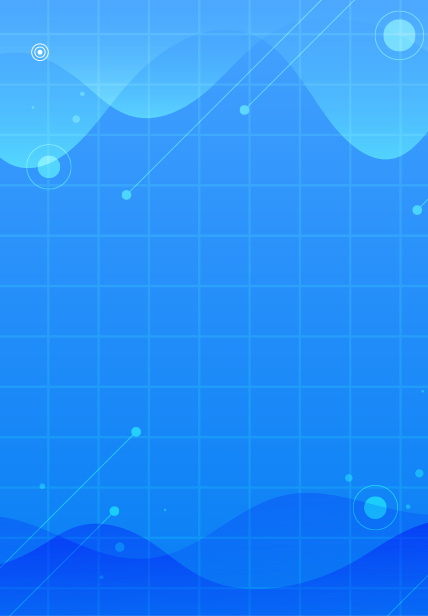
#> input picture Images/Signin.jpg, 428 x 616 px; its folder holds only this picture in this run
$ python -i segmentation.py   (imports and definitions only)
#> lines starting #> are read from the running program, lines starting #| are printed output that depends on the picture; after the words box and inside, x2 and y2 are one past the last pixel; in counts of white or black regions, pixels touching at a corner belong together
import numpy

from scipy.interpolate import RegularGridInterpolator as rgi
from scipy import ndimage

from skimage.segmentation import watershed
from skimage.morphology import h_minima
from skimage.morphology import label

from sklearn.cluster import k_means


# [42 lines left out: functions readRawVolumeImage, innerRectangle2D, not called in this run]


def thresholdvalue_otsu(data, nBin=256):
    hist = numpy.histogram(data, nBin)
    p = hist[0]/sum(hist[0])
    edges = hist[1]
    bin_m1 = numpy.array([numpy.mean(data[numpy.logical_and(edges[i] <= data, data < edges[i+1])])if i < nBin-1 else numpy.mean(data[numpy.logical_and(edges[i] <= data, data <= edges[i+1])]) for i in range(nBin)])
    bin_m1[p == 0] = 0
    w1 = numpy.cumsum(p)
    mu1 = numpy.cumsum(p*bin_m1)
    objective = (mu1[-1]*w1-mu1)**2/(w1*(1-w1))
    return edges[1+numpy.nanargmax(objective)]


# [34 lines left out: function thresholdvalue_KI, not called in this run]


def binarize_globalThreshold(image, method, *args, **kwargs):
    if method == 'otsu':
        s = numpy.shape(image)
        if len(s)==2:
            thresh = thresholdvalue_otsu(image.flatten(), *args, **kwargs)
            binarized = image < thresh
        else:
            thresh = thresholdvalue_otsu(image[:,:,1].flatten(), *args, **kwargs)
            binarized = numpy.zeros((s[0],s[1]))
            for i in range(s[0]):
                for j in range(s[1]):
                    if image[i][j][1] > thresh:
                        binarized[i][j] = 1
    elif method == 'KI':
        s = numpy.shape(image)
        if len(s)==2:
            thresh = thresholdvalue_KI(image.flatten(), *args, **kwargs)
            binarized = image < thresh
        else:
            thresh = thresholdvalue_KI(image[:,:,1].flatten(), *args, **kwargs)
            binarized = numpy.zeros((s[0],s[1]))
            for i in range(s[0]):
                for j in range(s[1]):
                    if image[i][j][1] > thresh:
                        binarized[i][j] = 1

    binarized = numpy.array(binarized, dtype=bool)
    return thresh, binarized


# [98 lines left out: functions obtain_nWin, obtain_margins, slidingOperation, obtain_interpolationCoord, binarize_Niblack, binarize_Sauvola, not called in this run]


def label_watershed(image):
    thresh, binary = binarize_globalThreshold(image, 'otsu')
    gradMag = ndimage.gaussian_gradient_magnitude(image.astype(float), 1.5)
    # wb = numpy.sum(binary)/binary.size
    tol = numpy.sqrt(max(numpy.var(gradMag[binary]), numpy.var(gradMag[~binary])))
    markers = ndimage.label(h_minima(gradMag, tol))[0]

    labels = watershed(gradMag, markers=markers)

    (values, counts) = numpy.unique(labels[binary], return_counts=True)
    labelBG = values[numpy.argmax(counts)]
    binary = labels != labelBG
    labels[labels == 0] = labelBG
    labels[binary] = 0
    return thresh, binary, labels


def findLabels(image_binary):
    return label(image_binary, background=True)

# [6 lines left out: function binarize_kmeans, not called in this run]

>>> import cv2
>>> picture = cv2.imread('Images/Signin.jpg', cv2.IMREAD_GRAYSCALE)
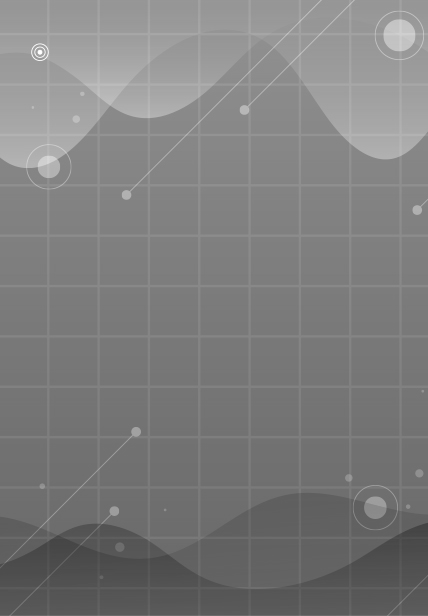
#> picture: shape (616, 428); min 67, max 255, mean 125.6
>>> result = label_watershed(picture)
#> in thresholdvalue_otsu, `p = hist[0]/sum(hist[0])`: p = 256 values, max 0.0314 at index 80, min 0 at index 3, mean 0.00391
#> in thresholdvalue_otsu, `edges = hist[1]`: edges = 257 values from 67 to 255
#> in thresholdvalue_otsu, `w1 = numpy.cumsum(p)`: w1 = 256 values from 1.14e-05 to 1
#> in thresholdvalue_otsu, `mu1 = numpy.cumsum(p*bin_m1)`: mu1 = 256 values from 0.000762 to 125.6
#> in thresholdvalue_otsu, `objective = (mu1[-1]*w1-mu1)**2/(w1*(1-w1))`: objective = 256 values, max 316.6 at index 91, min 3.64e-12 at index 255, mean 120
#> in binarize_globalThreshold, `thresh = thresholdvalue_otsu(image.flatten(), *args, **kwargs)`: thresh = 134.6
#> in binarize_globalThreshold, `binarized = image < thresh`:
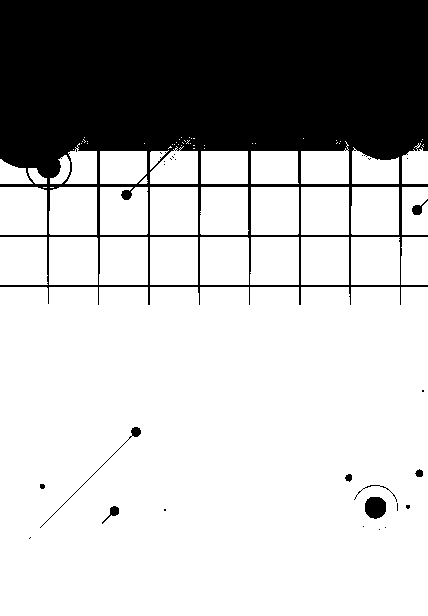
#> binarized: shape (616, 428) bool; 72.4% white; 27 black regions (18 under 20 px), largest, box (x1, y1, x2, y2) and area: (0, 0, 428, 305) 71855, (365, 497, 386, 519) 380, (40, 427, 141, 528) 172
#> in label_watershed, `gradMag = ndimage.gaussian_gradient_magnitude(image.astype(float), 1.5)`:
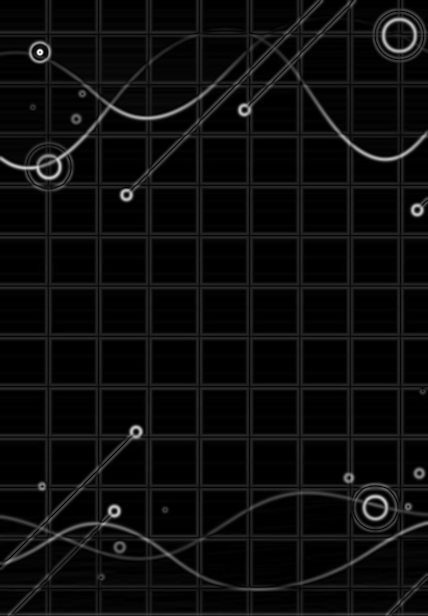
#> gradMag: shape (616, 428) float64; min 0, max 15.46, mean 0.785; drawn with min black and max white
#> in label_watershed, `tol = numpy.sqrt(max(numpy.var(gradMag[binary]), numpy.var(gradMag[~bi..`: tol = 1.72
#> in label_watershed, `markers = ndimage.label(h_minima(gradMag, tol))[0]`:
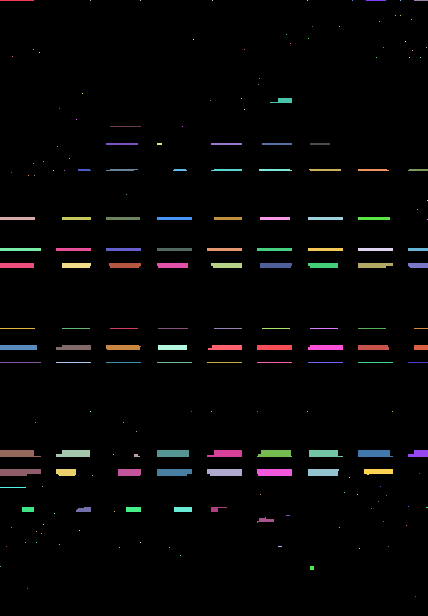
#> markers: shape (616, 428) int32; 194 distinct labels, from 0 to 193; one colour per label, 0 black
#> in label_watershed, `labels = watershed(gradMag, markers=markers)`:
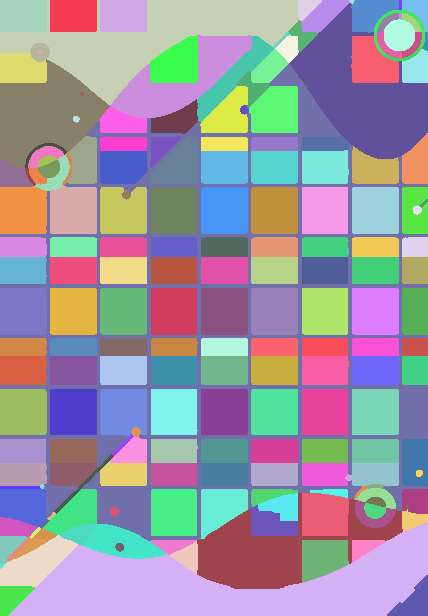
#> labels: shape (616, 428) int32; 193 distinct labels, from 1 to 193; one colour per label, 0 black
#> in label_watershed, `(values, counts) = numpy.unique(labels[binary], return_counts=True)`: values = 140 values from 42 to 193; counts = 140 values, max 19658 at index 131, min 1 at index 0, mean 1363.1
#> in label_watershed, `labelBG = values[numpy.argmax(counts)]`: labelBG = 185
#> in label_watershed, `binary = labels != labelBG`:
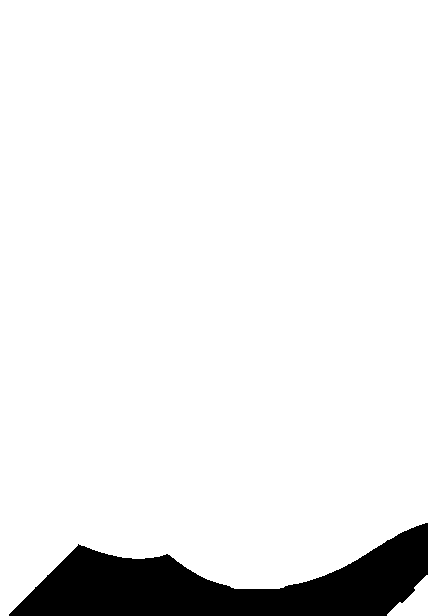
#> binary: shape (616, 428) bool; 92.5% white; 1 black region, box (x1, y1, x2, y2) and area: (9, 523, 428, 616) 19658
